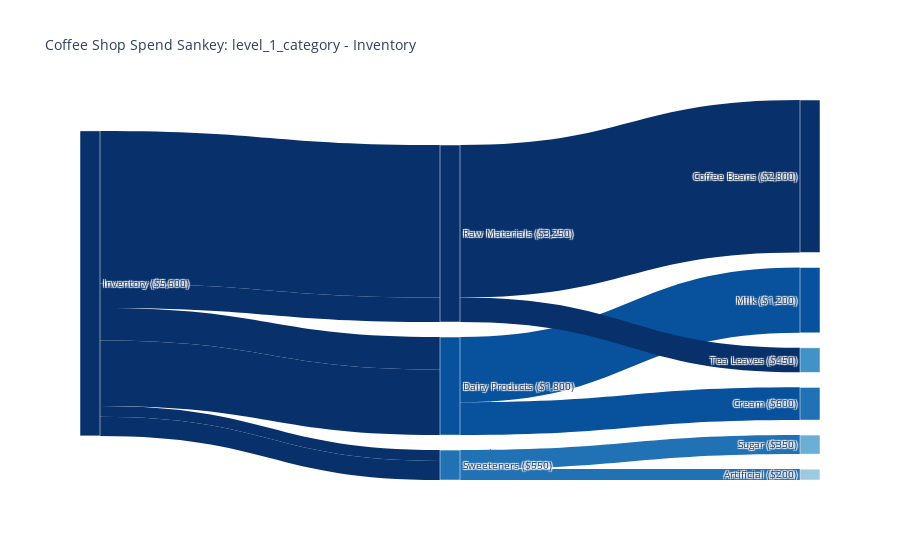

The cell this chart's notebook holds for it:
### Markdown cell above
### Sankey ###

 A Sankey diagram shows how a total (in this case, the coffee shop’s spending) flows through multiple categories, with the width of each flow indicating its relative size. It’s particularly useful for highlighting where the bulk of costs occur and how they break down across subcategories. For example, the diagram above provides a clear visual of how costs are distributed within the Inventory Level 1 and 2 sub categories.

### Code cell
def create_sankey(level_type='level_1_category', category=None):
    """Creates a Sankey diagram of coffee shop spend data.
    
    Args:
        level_type (str): Category level to filter by ('level_1_category', 'level_2_category')
        category (str, optional): Specific category to filter for
    """
    # Filter and prepare data
    filtered_spend = coffee_shop_spend[coffee_shop_spend['amount'] > 0].copy()
    if category is not None:
        filtered_spend = filtered_spend[filtered_spend[level_type] == category]
    
    # Set levels based on filter
    levels = ['level_2_category', 'level_3_category'] if level_type == 'level_2_category' else ['level_1_category', 'level_2_category', 'level_3_category']
    
    # Group data
    sankey_data = filtered_spend.groupby(levels).agg({'amount': 'sum'}).reset_index()
    
    # Generate labels with amounts
    labels = []
    label_amounts = {}
    current_position = 0
    
    for level in levels:
        level_sums = sankey_data.groupby(level)['amount'].sum().sort_values(ascending=False)
        for label, amount in level_sums.items():
            labels.append(f"{label} (${amount:,.0f})")
            label_amounts[label] = amount
        current_position += len(level_sums)

    label_dict = {label: idx for idx, label in enumerate(labels)}
    
    # Create source-target pairs
    sankey_sources = []
    sankey_targets = []
    for i in range(len(levels) - 1):
        sources = sankey_data[levels[i]].map(lambda x: f"{x} (${label_amounts[x]:,.0f})")
        targets = sankey_data[levels[i + 1]].map(lambda x: f"{x} (${label_amounts[x]:,.0f})")
        sankey_sources.extend([label_dict[source] for source in sources])
        sankey_targets.extend([label_dict[target] for target in targets])

    # Use the same Blues color sequence as treemap
    color_sequence = px.colors.sequential.Blues_r
    
    def get_category_colors(levels):
        colors = {}
        for level in levels:
            sorted_cats = filtered_spend.groupby(level)['amount'].sum().sort_values(ascending=False).index
            colors.update({cat: color_sequence[i % len(color_sequence)] for i, cat in enumerate(sorted_cats)})
        return colors
    
    category_colors = get_category_colors(levels)
    node_colors = [category_colors.get(label.split(' ($')[0], "#CCCCCC") for label in labels]
    
    # Create figure
    fig = go.Figure(data=[go.Sankey(
        node=dict(
            pad=15,
            thickness=20,
            line=dict(color="white", width=0.5),
            label=labels,
            color=node_colors,
            customdata=labels,
            hovertemplate='%{customdata}<extra></extra>'
        ),
        link=dict(
            source=sankey_sources,
            target=sankey_targets,
            value=list(sankey_data['amount']) * (len(levels) - 1),
            color=[node_colors[s] for s in sankey_sources]
        )
    )])

    title_suffix = f" - {category}" if category else ""
    fig.update_layout(
        title_text=f"Coffee Shop Spend Sankey: {level_type}{title_suffix}",
        font_size=10,
        plot_bgcolor='white'
    )
    
    fig.show()
    fig.write_html("coffee_shop_sankey.html")
    return sankey_data

# Example usage:
sankey_coffee_shop_spend = create_sankey('level_1_category','Inventory')

### Figure 1 — Plotly figure (JSON) as saved in the notebook; plotly's stock layout.template omitted (floating-point values rounded to 4 significant figures)
{"data": [{"link": {"color": ["rgb(8,48,107)", "rgb(8,48,107)", "rgb(8,48,107)", "rgb(8,48,107)", "rgb(8,48,107)", "rgb(8,48,107)", "rgb(8,81,156)", "rgb(8,81,156)", "rgb(8,48,107)", "rgb(8,48,107)", "rgb(33,113,181)", "rgb(33,113,181)"], "source": [0, 0, 0, 0, 0, 0, 2, 2, 1, 1, 3, 3], "target": [2, 2, 1, 1, 3, 3, 6, 5, 4, 7, 9, 8], "value": [600, 1200, 2800, 450, 200, 350, 600, 1200, 2800, 450, 200, 350]}, "node": {"color": ["rgb(8,48,107)", "rgb(8,48,107)", "rgb(8,81,156)", "rgb(33,113,181)", "rgb(8,48,107)", "rgb(8,81,156)", "rgb(33,113,181)", "rgb(66,146,198)", "rgb(107,174,214)", "rgb(158,202,225)"], "customdata": ["Inventory ($5,600)", "Raw Materials ($3,250)", "Dairy Products ($1,800)", "Sweeteners ($550)", "Coffee Beans ($2,800)", "Milk ($1,200)", "Cream ($600)", "Tea Leaves ($450)", "Sugar ($350)", "Artificial ($200)"], "hovertemplate": "%{customdata}<extra></extra>", "label": ["Inventory ($5,600)", "Raw Materials ($3,250)", "Dairy Products ($1,800)", "Sweeteners ($550)", "Coffee Beans ($2,800)", "Milk ($1,200)", "Cream ($600)", "Tea Leaves ($450)", "Sugar ($350)", "Artificial ($200)"], "line": {"color": "white", "width": 0.5}, "pad": 15, "thickness": 20}, "type": "sankey"}], "layout": {"font": {"size": 10}, "plot_bgcolor": "white", "title": {"text": "Coffee Shop Spend Sankey: level_1_category - Inventory"}}}
